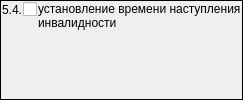
                  <widget class="QFrame" name="frame_4">
                   <property name="sizePolicy">
                    <sizepolicy hsizetype="Preferred" vsizetype="Preferred">
                     <horstretch>0</horstretch>
                     <verstretch>0</verstretch>
                    </sizepolicy>
                   </property>
                   <property name="frameShape">
                    <enum>QFrame::Panel</enum>
                   </property>
                   <property name="frameShadow">
                    <enum>QFrame::Plain</enum>
                   </property>
                   <layout class="QGridLayout" name="gridLayout_8">
                    <property name="leftMargin">
                     <number>1</number>
                    </property>
                    <property name="topMargin">
                     <number>1</number>
                    </property>
                    <property name="rightMargin">
                     <number>1</number>
                    </property>
                    <property name="bottomMargin">
                     <number>1</number>
                    </property>
                    <property name="spacing">
                     <number>1</number>
                    </property>
                    <item row="0" column="0">
                     <widget class="QLabel" name="label_19">
                      <property name="sizePolicy">
                       <sizepolicy hsizetype="Fixed" vsizetype="Preferred">
                        <horstretch>0</horstretch>
                        <verstretch>0</verstretch>
                       </sizepolicy>
                      </property>
                      <property name="text">
                       <string>5.4.</string>
                      </property>
                     </widget>
                    </item>
                    <item row="0" column="1">
                     <widget class="QCheckBox" name="chkPurposeDirectionMSI54">
                      <property name="sizePolicy">
                       <sizepolicy hsizetype="Fixed" vsizetype="Fixed">
                        <horstretch>0</horstretch>
                        <verstretch>0</verstretch>
                       </sizepolicy>
                      </property>
                      <property name="text">
                       <string/>
                      </property>
                     </widget>
                    </item>
                    <item row="0" column="2" rowspan="2">
                     <widget class="QLabel" name="lblPurposeDirectionMSI54">
                      <property name="text">
                       <string>установление времени наступления инвалидности</string>
                      </property>
                      <property name="alignment">
                       <set>Qt::AlignLeading|Qt::AlignLeft|Qt::AlignTop</set>
                      </property>
                      <property name="wordWrap">
                       <bool>true</bool>
                      </property>
                     </widget>
                    </item>
                   </layout>
                  </widget>
